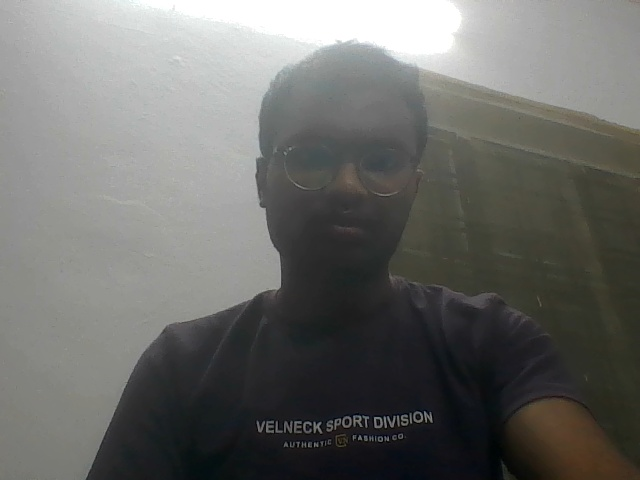
#> input picture tmp.jpg, 640 x 480 px
$ python hello.py
#> lines starting #> are read from the running program, lines starting #| are printed output that depends on the picture
import cv2

img = cv2.imread('./tmp.jpg', cv2.IMREAD_UNCHANGED)
#> img is the input picture: shape (480, 640, 3); mean B, G, R 104.8, 107.8, 107.4

print('Original Dimensions : ',img.shape)
#| Original Dimensions :  (480, 640, 3)

scale_percent = 60 # percent of original size
width = int(img.shape[1] * scale_percent / 100)
#> width = 384
height = int(img.shape[0] * 4/3)
#> height = 640

dim = (width, height)
#> dim = (384, 640)

# resize image
resized = cv2.resize(img, dim, interpolation = cv2.INTER_AREA)
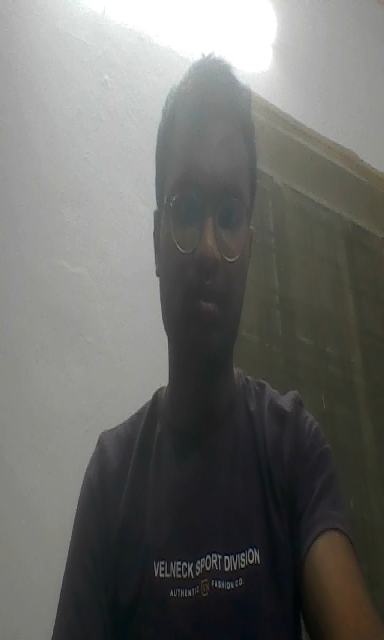
#> resized: shape (640, 384, 3); mean B, G, R 104.8, 107.7, 107.3

print('Resized Dimensions : ',resized.shape)
#| Resized Dimensions :  (640, 384, 3)

cv2.imshow("Resized image", resized)
cv2.imwrite('h_tmp.jpg',resized)
cv2.waitKey(0)
cv2.destroyAllWindows()
